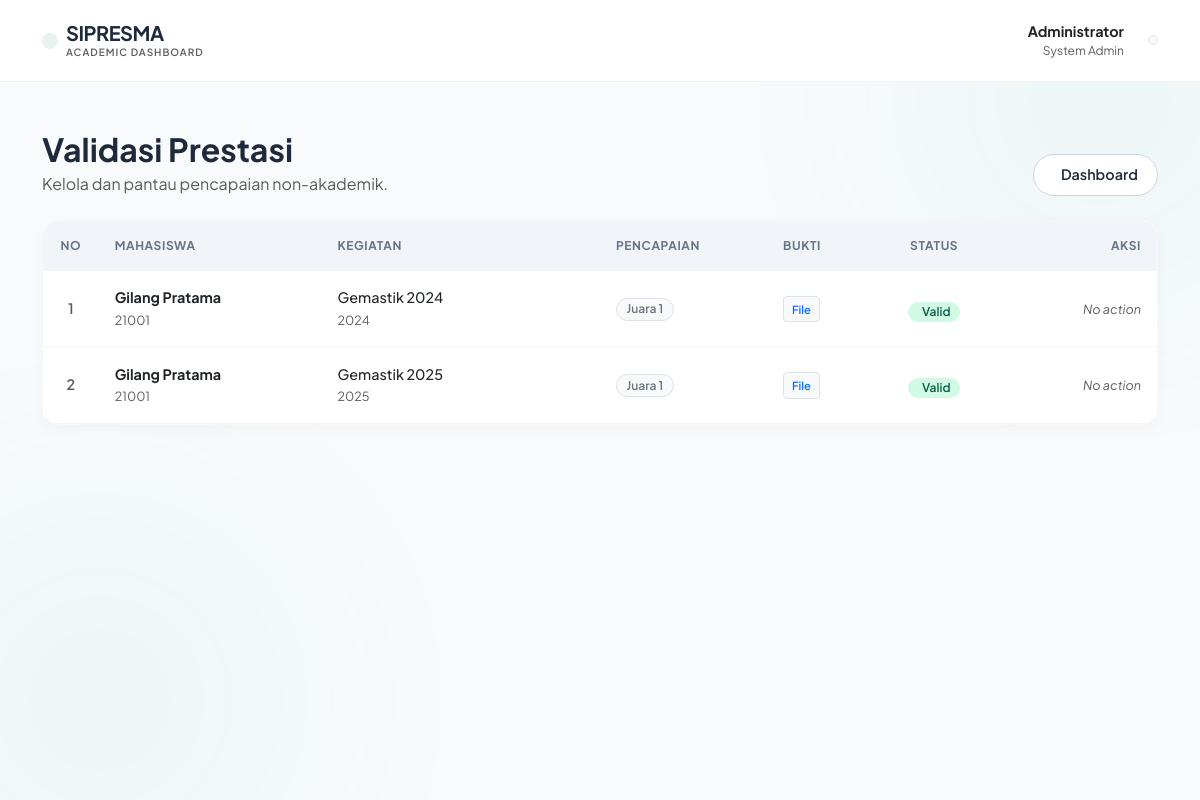
Screenshot of /prestasi/index.php (signed in) with the database file from the repository.
### tables this page shows
CREATE TABLE `prestasi` (
  `id_prestasi` int(11) NOT NULL,
  `nim` varchar(20) NOT NULL,
  `nama_kegiatan` varchar(100) NOT NULL,
  `jenis_juara` varchar(50) NOT NULL,
  `tingkat` varchar(50) NOT NULL,
  `tahun` year(4) NOT NULL,
  `keterangan` text DEFAULT NULL,
  `file_bukti` varchar(255) DEFAULT NULL,
  `status_validasi` enum('menunggu','valid','ditolak') DEFAULT 'menunggu'
);

CREATE TABLE `mahasiswa` (
  `nim` varchar(20) NOT NULL,
  `id_user` int(11) NOT NULL,
  `id_prodi` int(11) NOT NULL,
  `dosen_wali` varchar(20) DEFAULT NULL,
  `nama_lengkap` varchar(100) NOT NULL,
  `angkatan` year(4) NOT NULL,
  `ipk_terakhir` decimal(3,2) DEFAULT 0.00,
  `sks_tempuh` int(11) DEFAULT 0,
  `status_akademik` enum('aktif','cuti','do','lulus') DEFAULT 'aktif'
);

### prestasi/index.php (the view, shortened to what this page needs)
<?php
include '../config/koneksi.php';
$role = $_SESSION['role'];
$username = $_SESSION['username'];
$nim_saya = "";
$nidn_saya = "";
if ($role == 'mahasiswa') {
    $q = mysqli_query($koneksi, "SELECT nim, nama_lengkap FROM mahasiswa JOIN user ON mahasiswa.id_user = user.id_user WHERE user.username='$username'");
    $d = mysqli_fetch_assoc($q);
    $nim_saya = $d['nim'];
    $nama_user = explode(' ', trim($d['nama_lengkap']))[0];
    $role_label = "Mahasiswa";
} elseif ($role == 'dosen') {
    $q = mysqli_query($koneksi, "SELECT nidn, nama_lengkap FROM dosen JOIN user ON dosen.id_user = user.id_user WHERE user.username='$username'");
    $d = mysqli_fetch_assoc($q);
    $nidn_saya = $d['nidn'];
    $nama_user = explode(' ', trim($d['nama_lengkap']))[0];
    $role_label = "Dosen Wali";
} else {
    $nama_user = "Administrator";
    $role_label = "System Admin";
}
?>
<!DOCTYPE html>
<html lang="id">
<head>
    <link href="https://cdn.jsdelivr.net/npm/bootstrap@5.3.0/dist/css/bootstrap.min.css" rel="stylesheet">
</head>
<body>
    <div class="bg-decoration blob-1"></div>
    <div class="bg-decoration blob-2"></div>
    <nav class="navbar navbar-expand-lg navbar-clean mb-5">
        <div class="container">
            <a class="navbar-brand d-flex align-items-center gap-2" href="../index.php">
                <div class="bg-success bg-opacity-10 p-2 rounded-3 text-success d-flex">
                </div>
                <div>
                    <h5 class="fw-bold mb-0 brand-text">SIPRESMA</h5>
                    <p class="mb-0 text-muted" style="font-size: 10px; font-weight: 600; letter-spacing: 1px;">ACADEMIC DASHBOARD</p>
                </div>
            </a>
            <div class="d-flex align-items-center gap-4">
                <div class="d-none d-md-block text-end">
                    <p class="mb-0 fw-bold text-dark" style="font-size: 0.9rem;"><?php echo $nama_user; ?></p>
                    <p class="mb-0 text-muted" style="font-size: 0.75rem;"><?php echo $role_label; ?></p>
                </div>
                <div class="dropdown">
                    <a href="#" class="d-flex align-items-center text-decoration-none" data-bs-toggle="dropdown">
                        <div class="bg-light rounded-circle border p-1">
                        </div>
                    </a>
                </div>
            </div>
        </div>
    </nav>
    <div class="container mb-5 pb-5">
        <div class="row mb-4 align-items-end">
            <div class="col-md-8">
                <h2 class="fw-bold mb-1">Validasi Prestasi</h2>
                <p class="text-muted mb-0">Kelola dan pantau pencapaian non-akademik.</p>
            </div>
            <div class="col-md-4 text-md-end mt-3 mt-md-0 d-flex gap-2 justify-content-md-end">
                <?php $back = ($role == 'mahasiswa') ? '../dashboard/welcome_mhs.php' : '../index.php'; ?>
                <a href="<?php echo $back; ?>" class="btn-back">
                    <iconify-icon icon="solar:arrow-left-linear"></iconify-icon> Dashboard
                </a>
            </div>
        </div>
        <div class="card-modern">
            <div class="table-responsive">
                <table class="table table-modern table-hover mb-0">
                    <thead>
                        <tr>
                            <th class="text-center" width="5%">No</th>
                            <th width="20%">Mahasiswa</th>
                            <th width="25%">Kegiatan</th>
                            <th width="15%">Pencapaian</th>
                            <th width="10%">Bukti</th>
                            <th class="text-center" width="10%">Status</th>
                            <th class="text-end" width="15%">Aksi</th>
                        </tr>
                    </thead>
                    <tbody>
                        <?php
                        if ($role == 'mahasiswa') {
                            $query = mysqli_query($koneksi, "SELECT * FROM prestasi WHERE nim = '$nim_saya' ORDER BY id_prestasi DESC");
                        } elseif ($role == 'dosen') {
                            $query = mysqli_query($koneksi, "SELECT p.*, m.nama_lengkap, m.nim FROM prestasi p JOIN mahasiswa m ON p.nim = m.nim WHERE m.dosen_wali = '$nidn_saya' ORDER BY p.id_prestasi DESC");
                        } else {
                            $query = mysqli_query($koneksi, "SELECT p.*, m.nama_lengkap, m.nim FROM prestasi p JOIN mahasiswa m ON p.nim = m.nim ORDER BY p.id_prestasi DESC");
                        }
                        $no = 1;
                        while ($row = mysqli_fetch_assoc($query)) {
                            $st = $row['status_validasi'];
                            $badge = ($st == 'valid') ? 'status-valid' : (($st == 'ditolak') ? 'status-reject' : 'status-wait');
                            $mhs_nama = ($role == 'mahasiswa') ? 'Saya sendiri' : $row['nama_lengkap'];
                            $mhs_nim = ($role == 'mahasiswa') ? $nim_saya : $row['nim'];
                        ?>
                            <tr>
                                <td class="text-center fw-semibold text-muted"><?php echo $no++; ?></td>
                                <td>
                                    <div class="fw-bold text-dark"><?php echo $mhs_nama; ?></div>
                                    <small class="text-muted"><?php echo $mhs_nim; ?></small>
                                </td>
                                <td>
                                    <div class="fw-medium text-dark"><?php echo $row['nama_kegiatan']; ?></div>
                                    <small class="text-muted"><?php echo $row['tahun']; ?></small>
                                </td>
                                <td><span class="badge badge-pill bg-light text-secondary border"><?php echo $row['jenis_juara']; ?></span></td>
                                <td>
                                    <?php if($row['file_bukti']) { ?>
                                        <a href="../uploads/<?php echo $row['file_bukti']; ?>" target="_blank" class="btn btn-sm btn-light border fw-semibold text-primary" style="font-size: 0.7rem;">File</a>
                                    <?php } else { echo "-"; } ?>
                                </td>
                                <td class="text-center"><span class="badge badge-pill <?php echo $badge; ?> d-inline-flex align-items-center gap-1"> <?php echo ucfirst($st); ?></span></td>
                                <td class="text-end">
                                    <?php if($role == 'dosen') { ?>
                                        <form method="POST" class="d-flex gap-2 justify-content-end">
                                            <input type="hidden" name="id_prestasi" value="<?php echo $row['id_prestasi']; ?>">
                                            <input type="hidden" name="validasi" value="go">
                                            <button type="submit" name="status_baru" value="valid" class="btn-icon-soft bg-success bg-opacity-10 text-success" title="Validasi"><iconify-icon icon="solar:check-read-bold"></iconify-icon></button>
                                            <button type="submit" name="status_baru" value="ditolak" class="btn-icon-soft bg-danger bg-opacity-10 text-danger" title="Tolak"><iconify-icon icon="solar:close-circle-bold"></iconify-icon></button>
                                        </form>
                                    <?php } else { ?>
                                        <small class="text-muted fst-italic">No action</small>
                                    <?php } ?>
                                </td>
                            </tr>
                        <?php } ?>
                    </tbody>
                </table>
            </div>
        </div>
    </div>
</body>
</html>

### prestasi/index.php (style rules this page uses)
:root { --primary: #10b981; --secondary: #64748b; --bg-body: #f8fafc; --card-bg: #ffffff; --text-main: #1e293b; --text-muted: #94a3b8; --soft-green: #d1fae5; --text-green: #065f46; --soft-red: #fee2e2; --text-red: #991b1b; --soft-blue: #e0f2fe; --text-blue: #075985; --soft-amber: #fef3c7; --text-amber: #92400e; }
body { font-family: 'Plus Jakarta Sans', sans-serif; background-color: var(--bg-body); color: var(--text-main); overflow-x: hidden; padding-bottom: 3rem; }
.navbar-clean { background: rgba(255, 255, 255, 0.95); backdrop-filter: blur(12px); border-bottom: 1px solid rgba(0,0,0,0.05); padding: 1rem 0; position: sticky; top: 0; z-index: 100; }
.brand-text { color: var(--text-main); letter-spacing: -0.5px; }
.card-modern { background: var(--card-bg); border: 1px solid rgba(0,0,0,0.03); border-radius: 16px; box-shadow: 0 4px 20px -5px rgba(0,0,0,0.05); overflow: hidden; }
.table-modern thead th { background-color: #f1f5f9; color: var(--secondary); font-weight: 700; font-size: 0.75rem; text-transform: uppercase; letter-spacing: 0.05em; padding: 1rem; border: none; }
.table-modern tbody td { padding: 1rem; border-bottom: 1px solid #f1f5f9; vertical-align: middle; font-size: 0.9rem; }
.badge-pill { padding: 0.35em 0.8em; border-radius: 50rem; font-weight: 600; font-size: 0.75rem; }
.btn-back { border: 1px solid #cbd5e1; background: white; color: var(--text-main); padding: 0.6rem 1.2rem; border-radius: 50rem; font-weight: 600; font-size: 0.9rem; text-decoration: none; display: inline-flex; align-items: center; gap: 0.5rem; }
.bg-decoration { position: fixed; width: 400px; height: 400px; background: var(--primary); filter: blur(120px); opacity: 0.05; z-index: -1; border-radius: 50%; }
.blob-1 { top: -100px; right: -100px; }
.blob-2 { bottom: -100px; left: -100px; }
.status-valid { background: var(--soft-green); color: var(--text-green); }

### rows the page displays
prestasi: nim.nama_lengkap "Gilang Pratama", nim.nim "21001", nama_kegiatan "Gemastik 2024", tahun "2024", jenis_juara "Juara 1", status_validasi "Valid"
prestasi: nim.nama_lengkap "Gilang Pratama", nim.nim "21001", nama_kegiatan "Gemastik 2025", tahun "2025", jenis_juara "Juara 1", status_validasi "Valid"

### other values shown
$nama_user "Administrator"
$role_label "System Admin"
